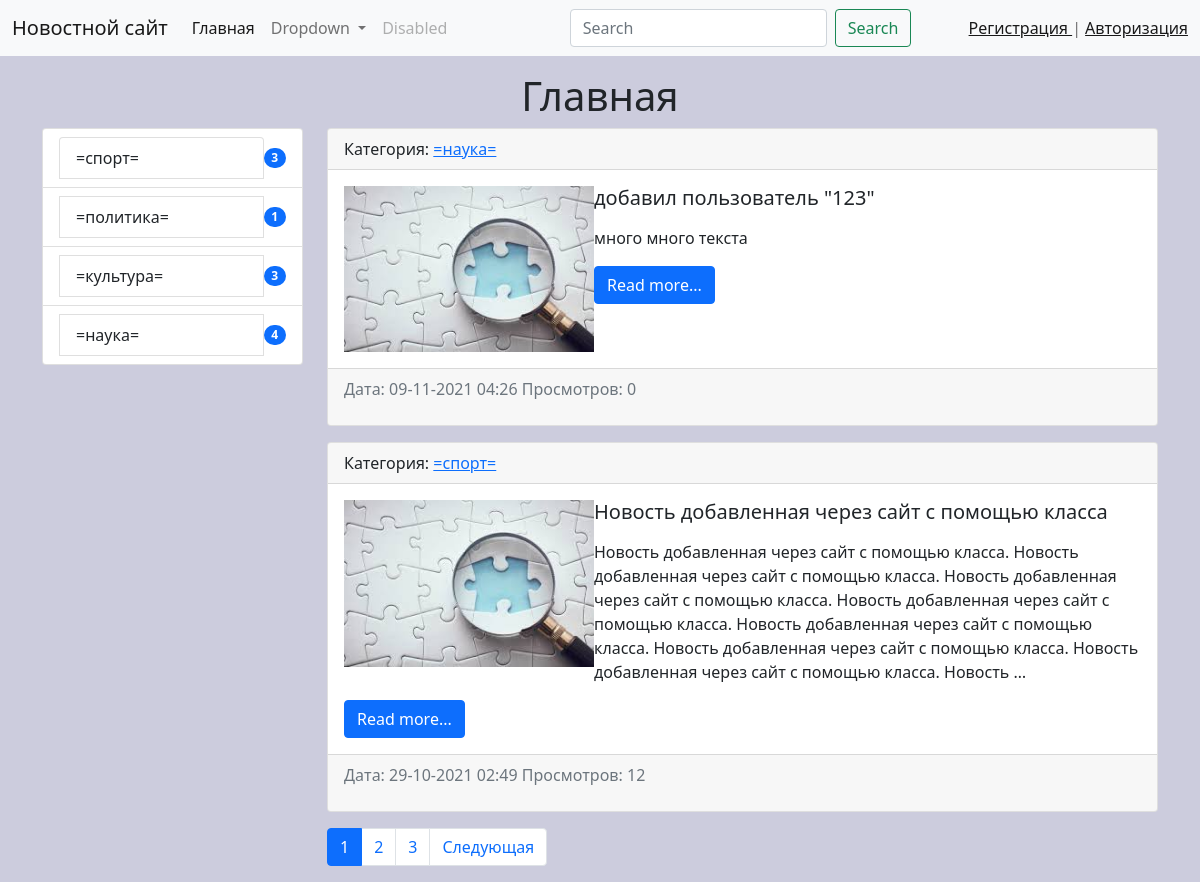
The page / on the database its author committed.
### news/models.py (models this page shows, shortened)
class Category(models.Model):
    title = models.CharField(max_length=150, db_index=True,verbose_name='Наименование категории')
    def get_absolute_url(self):
        return reverse('category', kwargs={'category_id': self.pk})
    def __str__(self):
        return self.title
    class Meta:
        verbose_name = 'категория'
        verbose_name_plural = 'категории'
        ordering = ['title']

class News(models.Model):
    title = models.CharField('Заголовок', max_length=150)
    content = models.TextField('контент', blank=True)
    created_at = models.DateTimeField('Дата создания', auto_now_add=True)
    updated_at = models.DateTimeField('Дата изменения', auto_now=True)
    photo = models.ImageField('фото', upload_to='photos/%Y/%m/%d', blank=True)
    is_published = models.BooleanField('опубликовать', default=True)
    category = models.ForeignKey('Category', on_delete=models.PROTECT, null=True, verbose_name='Категория')
    views = models.IntegerField(default=0, verbose_name='Просмотры')
    def get_absolute_url(self):
        return reverse('view_news', kwargs={'pk': self.pk})
    class Meta:
        verbose_name = "Новость"
        verbose_name_plural = "Новости"
        ordering = ['-created_at']

### news/views.py (the view)
# urls.py: path("", HomeNews.as_view(), name='home'),
class HomeNews(ListView):
    model = News
    template_name = 'news/home_news_list.html'
    context_object_name = 'news'
    paginate_by = 2
    def get_context_data(self, *, object_list=None, **kwargs):
        context = super().get_context_data(**kwargs)
        context['title'] = 'Главная'
        return context
    def get_queryset(self):
        return News.objects.filter(is_published=True).select_related('category')

### news/templatetags/news_tags.py (called while the page is built)
@register.inclusion_tag('news/list_categories.html')
def show_categories():
    categories = Category.objects.annotate(cnt=Count('news', filter=F('news__is_published'))).filter(cnt__gt=0)
    return {"categories": categories}

### news/templates/news/home_news_list.html (shortened to what this page needs)
{% extends 'base.html' %}
{% load static %}
{% block sidebar %}
{% include 'inc/_sidebar.html' %}
{% endblock %}
{% block content %}
{% for item in news %}
<div class="card mb-3">
    <div class="card-header">
        Категория: <a href="{{ item.category.get_absolute_url }}">{{ item.category }}</a>
    </div>
    <div class="card-body">
        <div class="media">
            {% if item.photo %}
            <img src="{{ item.photo.url }}" alt="" width="250" class="mr-3">
            {% else %}
            <img src={% static '/img/no_images.jpg' %} alt="" class="float-md-start mr-3" width="250">
            {% endif %}
            <div class="media-body">
                <h5 class="card-title">{{ item.title }}</h5>
                <p class="card-text">{{ item.content|safe|linebreaks|truncatewords:50 }}</p>
                <a href="{{ item.get_absolute_url }}" class="btn btn-primary">Read more...</a>
            </div>
        </div>
    </div>
    <div class="card-footer text-muted">
        <p>Дата: {{ item.created_at|date:"d-m-Y H:i" }}      <span >  Просмотров: {{ item.views}}  </span></p>
    </div>
</div>
{% endfor %}
{% endblock %}

### news/templates/news/list_categories.html
<div class="list-group">
    {% for item in categories %}
    <li class="list-group-item d-flex justify-content-between align-items-center">
    <a href="{{ item.get_absolute_url }}" class="list-group-item list-group-item-action"> {{ item.title }} </a>
    <span class="badge bg-primary rounded-pill">{{ item.cnt }}</span>
    </li>
    {% endfor %}
</div>

### mysite/static/css/style.css (style rules this page uses)
body { background-color: #ccd; }

### rows shown on the page
Category: title "=спорт=", cnt "3"
Category: title "=политика=", cnt "1"
Category: title "=культура=", cnt "3"
Category: title "=наука=", cnt "4"
News: category "=наука=", title "добавил пользователь \"123\"", content "много много текста", created_at "09-11-2021 04:26", views "0"
News: category "=спорт=", title "Новость добавленная через сайт с помощью класса", content "Новость добавленная через сайт с помощью класса. Новость добавленная через сайт с помощью класса. Новость добавленная через сайт с помощью класса. Новость добавленная через сайт с помощью класса. Новость добавленная через сайт с помощью класса. Новость добавленная через сайт с помощью класса. Новость добавленная через сайт с помощью класса. Новость …", created_at "29-10-2021 02:49", views "12"

### other values the page prints
{{ title }} "Главная"
{{ p }} "1"
{{ p }} "2" "3"
